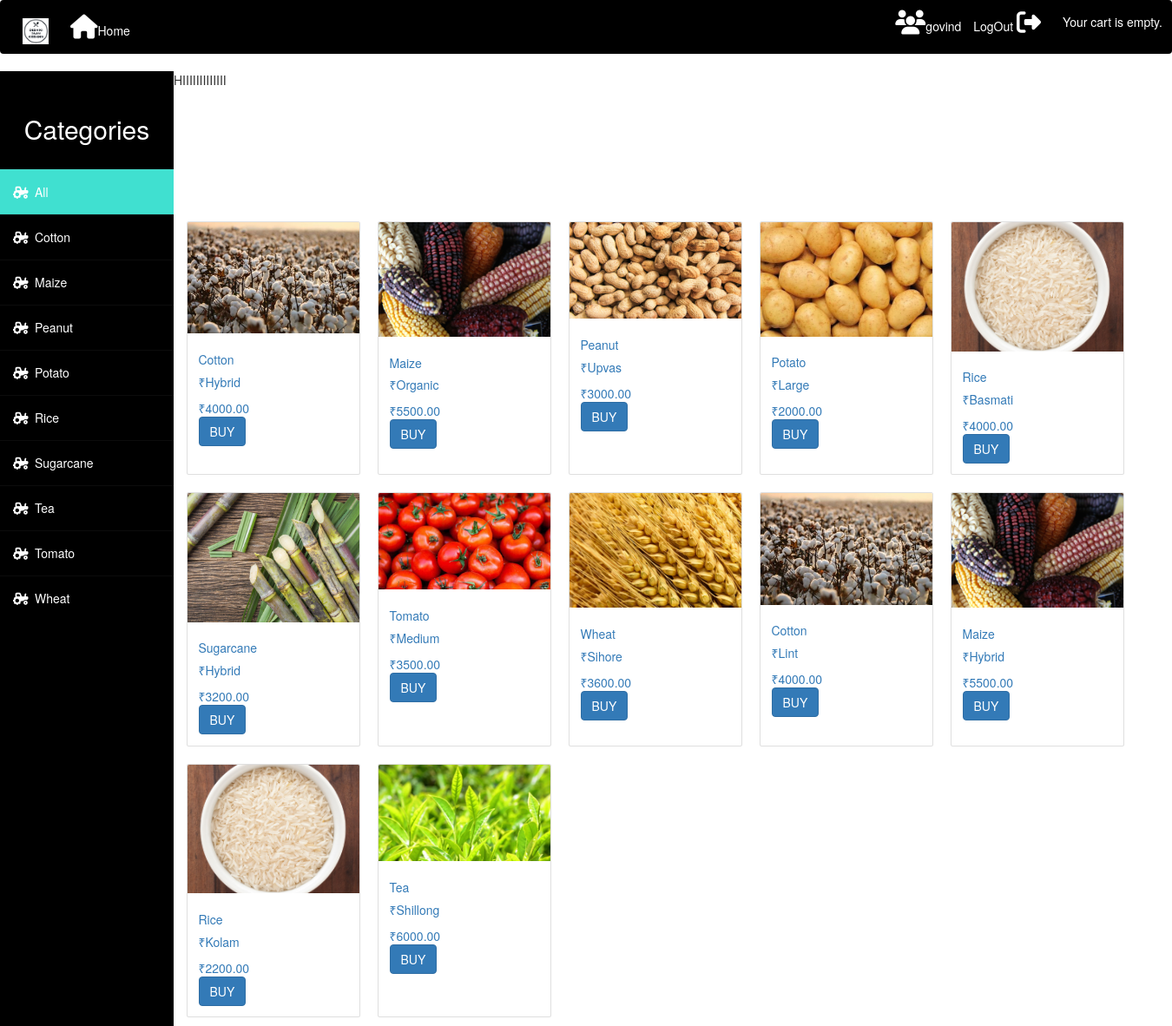
The app's page /buyer/shop (signed in), older data.
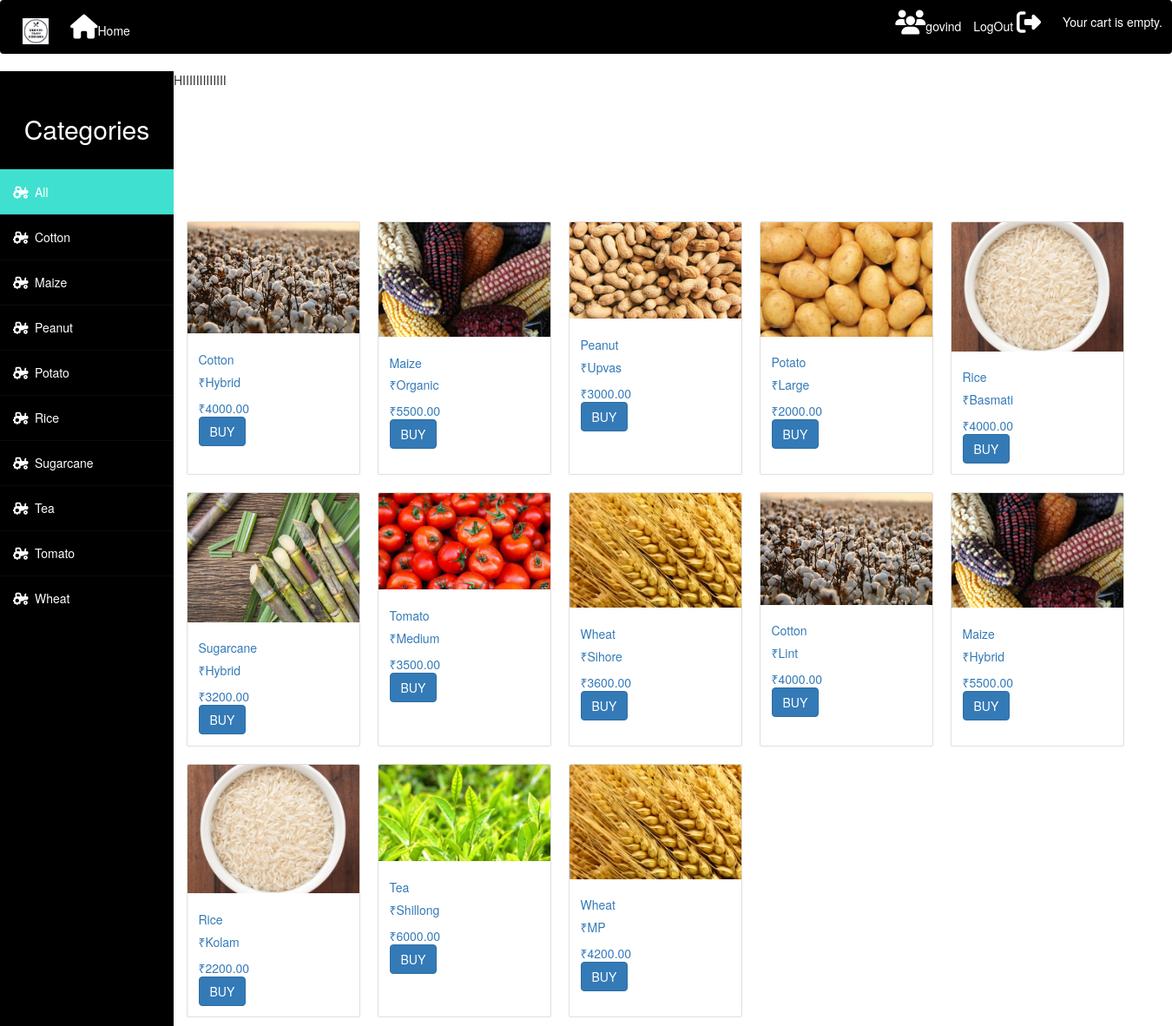
The same page, newer data.
### FarmerApp/models.py (models this page shows, shortened)
class Account(AbstractBaseUser,PermissionsMixin):
    username=models.CharField(max_length=100,unique=True)
    email=models.EmailField(max_length=100,blank=True,null=True)
    dob=models.DateField(null=True,blank=True)
    is_active=models.BooleanField(default=True)
    is_staff=models.BooleanField(default=False)
    is_superuser=models.BooleanField(default=False)
    is_admin=models.BooleanField(default=False)
    is_farmer=models.BooleanField(default=False)
    is_buyer=models.BooleanField(default=False)
    USERNAME_FIELD='username'
    REQUIRED_FIELDS=[]
    objects=AccountManager()

class CropFilter(models.Model):
    name = models.CharField(max_length=200,db_index=True)
    slug = models.SlugField(max_length=200,unique=True)
    class Meta:
        ordering = ('name',)
        verbose_name = 'filter'
        verbose_name_plural = 'filters'
    def get_absolute_url(self):
        return reverse('product_list_by_category', args=[self.slug])

class Crops(models.Model):
    name=models.CharField(max_length=100)
    slug = models.SlugField(max_length=200, db_index=True)
    farmer=models.ForeignKey(Farmer,related_name='Farmer',on_delete=models.CASCADE)
    category = models.ForeignKey(CropFilter,related_name='Crop_Filter',on_delete=models.CASCADE)
    c_type=models.CharField(max_length=100)
    price=models.DecimalField(max_digits=10, decimal_places=2)
    quantity=models.IntegerField(default =0)
    available = models.BooleanField(default=True)
    photo=models.ImageField(upload_to='cropImage/',blank=True)
    def get_absolute_url(self):
        return reverse('product_detail', args=[self.id, self.slug])

### FarmerApp/views.py (the view)
# urls.py: path('buyer/shop', views.product_list, name='product_list'),
@login_required
def product_list(request, category_slug=None):
    userr = request.user
    category = None
    categories = CropFilter.objects.all()
    products = Crops.objects.filter(available=True)
    if category_slug:
        category = get_object_or_404(CropFilter, slug=category_slug)
        products = products.filter(category=category)
    return render(request, 'FarmerApp/BuyerLand.html', {'category': category, 'categories': categories, 'products': products,'user':userr})

### FarmerApp/cart.py (called while the page is built)
    def __len__(self):
        return sum(item['quantity'] for item in self.cart.values())

### FarmerApp/context_processors.py (called while the page is built)
def cart(request):
    return {'cart': Cart(request)}

def cart1(request):
    return {'cart1': Cart1(request)}

### FarmerApp/templates/FarmerApp/BuyerLand.html (shortened to what this page needs)
<!DOCTYPE html>
{% load static %}
<html lang="en">
<head>
    <link rel="stylesheet" href="https://stackpath.bootstrapcdn.com/bootstrap/4.5.0/css/bootstrap.min.css">
<link href="/docs/4.5/dist/css/bootstrap.min.css" rel="stylesheet">
  <link href="{% static 'css/ecom.css' %}" rel="stylesheet">
</head>
<body>
<nav class="navbar navbar-expand-lg" style="background-color: black;">
  <a class="navbar-brand" href="#">
    <img src="{% static 'kisaan.png' %}" width="30" height="30" class="d-inline-block align-top" alt="Kya yaar ek logo toh daal">
  </a>
  <ul class="navbar-nav mr-auto ">
    <li>
      <a class="top" href=""><i class="fas fa-home fa-2x"></i>Home </a>
    </li>
  </ul>
    <ul class="list-inline">
      <li class="list-inline-item top">
        <a  class="top" style="margin-right: 10px;" href='#' ><i class="fas fa-users fa-2x"></i>{{ user.username }}</a>
        <a  class="top" href="{% url 'logout' %}" style="margin-right: 25px;">LogOut <i class="fas fa-sign-out-alt fa-2x"></i></a>
     </li>
    </ul>
    <ul class="list-inline">
      {% with total_items=cart|length %}
      {% if total_items > 0 %}
      <li class="list-inline-item top" >
        <a href="{% url "cart_detail" %}" class="top">
          <i class="fas fa-shopping-cart top fa-2x"></i>
        {{ total_items }} item,
        ₹{{ cart.get_total_price }}
      </a >
      {% else %}
      <h5 class='top'>
      Your cart is empty.</h5>
      {% endif %}
      {% endwith %}</li>
    </ul>
</nav>
<div class="wrapper">
  <div class="sidebar">
      <h2 style="color: white;">Categories</h2>
      <ul>
        <li {% if not category %}class="selected"{% endif %}><a href='{% url "product_list" %}'> <i class="fas fa-tractor"></i>All</a></li>
      {% for c in categories %}
      <li {% if category.slug == c.slug %}class="selected" {% endif %}>
        <a href="{{ c.get_absolute_url }}"><i class="fas fa-tractor"></i>{{ c.name }}</a>
      </li>
      {% endfor %}
      </ul>
  </div>
  <div class="main_content">
      <div class="header"> HIIIIIIIIIIIII</div>
      <div class="container" >
          <h2 style="margin-top: 100px; align-content:center; color: white;">These are all the available
          {% if category %}
           {{ category.name }}
            {% else %}
            </h2>
             {% endif %}
          <div class="row">
          {% for product in products %}
          <a href="{{ product.get_absolute_url }}">
          <div class="card m-3" style="width: 20rem;">
            <img class="card-img-top" src='{% if product.photo %}{{product.photo.url}}{% endif %}' alternate='Image not supplied'>
            <div class="card-body">
              <h5 class="card-title">{{ product.name }}</h5>
              <p class="card-text">₹{{ product.c_type }}</p>
              <p class="card-text">₹{{ product.price }}</p>
              <a href="{{ product.get_absolute_url }}" class="btn btn-primary">BUY</a>
            </div>
          </div>
        </a>
          {% endfor %}
            </div>
      </div>
  </div>
</div>
  </body>
</html>

### FarmerApp/static/css/ecom.css (style rules this page uses)
@media (min-width: 768px) { * { margin:0; padding:0; box-sizing: border-box; list-style: none; text-decoration: none; } }
@media (min-width: 768px) { .wrapper { display: flex; position: relative; z-index:2 } }
@media (min-width: 768px) { .wrapper .sidebar { margin-top: 0px; position: fixed; width:200px; height:100%; background: black; padding: 30px 0; z-index: 2; } }
@media (min-width: 768px) { .wrapper .sidebar h2 { text-align: center; margin-bottom: 30px; } }
@media (min-width: 768px) { .wrapper .sidebar ul li { padding:15px; border-bottom: 1px solid rgba(0,0,0,0.05); border-top: 1px solid rgba(225,225,225,0.05); } }
@media (min-width: 768px) { .wrapper .sidebar ul li a { color:white; display: block; } }
@media (min-width: 768px) { .wrapper .sidebar ul li a .fas { width:25px; } }
@media (min-width: 768px) { .wrapper .main_content { width:100%; margin-left:200px; z-index: 1; } }
@media (min-width: 768px) { .selected { background-color: turquoise; } }
@media (min-width: 768px) { body { background-image: url("images/E-combuyer.jpg"); background-size:cover; } }
.top { color:white }
.top a { text-decoration: none; }

Row changes from the older to the newer data that the page shows:
added Crops: photo (picture), name "Wheat", c_type "MP", price "4200.00"
